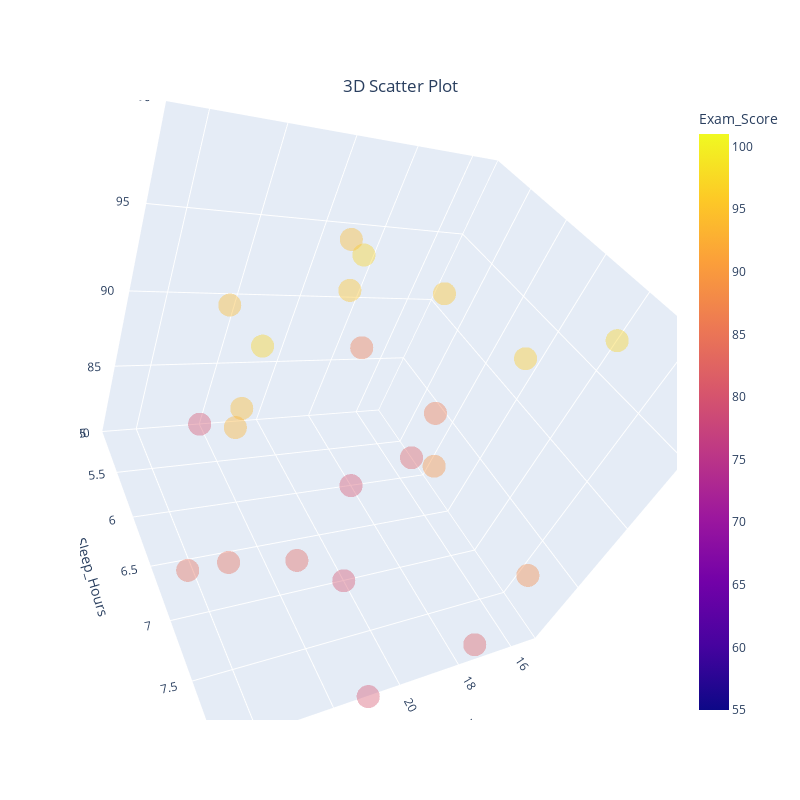

The cell this chart's notebook holds for it:
### Code cell
plt.figure(figsize=(30, 26))
fig = px.scatter_3d(data, x='Hours_Studied', y='Sleep_Hours', z='Exam_Score', color='Exam_Score',
                    title='3D Scatter Plot')
x_min_value = 15  
x_max_value = 25  
y_min_value = 5 
y_max_value = 8  
z_min_value = 80 
z_max_value = 100 
fig.update_layout(
    title=dict(x=0.5, y=0.9),
    scene=dict(
        xaxis=dict(range=[x_min_value, x_max_value]),
        yaxis=dict(range=[y_min_value, y_max_value]),
        zaxis=dict(range=[z_min_value, z_max_value]),),
    autosize=False,
    width=800,  
    height=800, )
trace = dict(
    type='scatter3d',
    colorbar=dict(lenmode='fraction', len=0.2, thickness=15))
fig.update_traces(marker=dict(opacity=0.4))
fig.show()

### Figure 1 — Plotly figure (JSON) as saved in the notebook; plotly's stock layout.template omitted (floating-point values rounded to 4 significant figures; data arrays with more than 128 entries replaced by an {"elided": "..."} marker saying what was removed)
{"data": [{"hovertemplate": "Hours_Studied=%{x}<br>Sleep_Hours=%{y}<br>Exam_Score=%{marker.color}<extra></extra>", "legendgroup": "", "marker": {"color": {"elided": "6378 int values"}, "coloraxis": "coloraxis", "opacity": 0.4, "symbol": "circle"}, "mode": "markers", "name": "", "scene": "scene", "showlegend": false, "type": "scatter3d", "x": {"elided": "6378 int values"}, "y": {"elided": "6378 int values"}, "z": {"elided": "6378 int values"}}], "layout": {"autosize": false, "coloraxis": {"colorbar": {"title": {"text": "Exam_Score"}}, "colorscale": [[0, "#0d0887"], [0.1111, "#46039f"], [0.2222, "#7201a8"], [0.3333, "#9c179e"], [0.4444, "#bd3786"], [0.5556, "#d8576b"], [0.6667, "#ed7953"], [0.7778, "#fb9f3a"], [0.8889, "#fdca26"], [1, "#f0f921"]]}, "height": 800, "legend": {"tracegroupgap": 0}, "scene": {"aspectmode": "auto", "aspectratio": {"x": 1, "y": 1, "z": 1}, "camera": {"center": {"x": 0, "y": 0, "z": 0}, "eye": {"x": 1.107, "y": 1.107, "z": 1.107}, "projection": {"type": "perspective"}, "up": {"x": 0.2816, "y": -0.2164, "z": 0.9348}}, "domain": {"x": [0, 1], "y": [0, 1]}, "xaxis": {"range": [15, 25], "title": {"text": "Hours_Studied"}, "type": "linear"}, "yaxis": {"range": [5, 8], "title": {"text": "Sleep_Hours"}, "type": "linear"}, "zaxis": {"range": [80, 100], "title": {"text": "Exam_Score"}, "type": "linear"}}, "title": {"text": "3D Scatter Plot", "x": 0.5, "y": 0.9}, "width": 800}}
